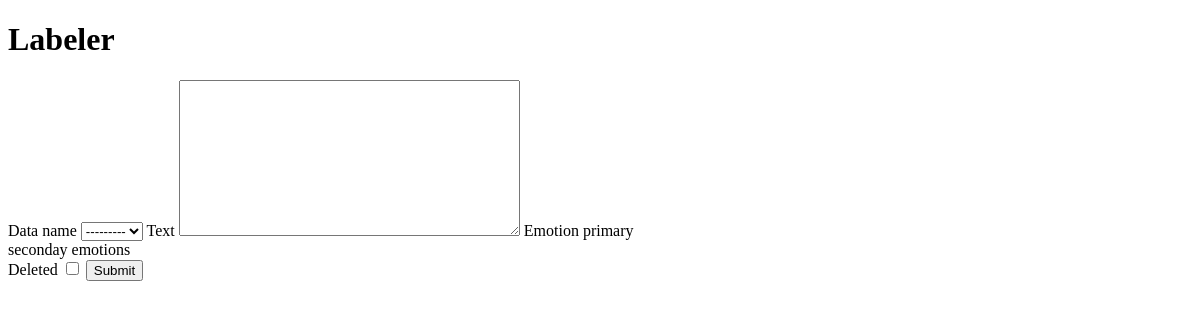
The app's page /, older data.
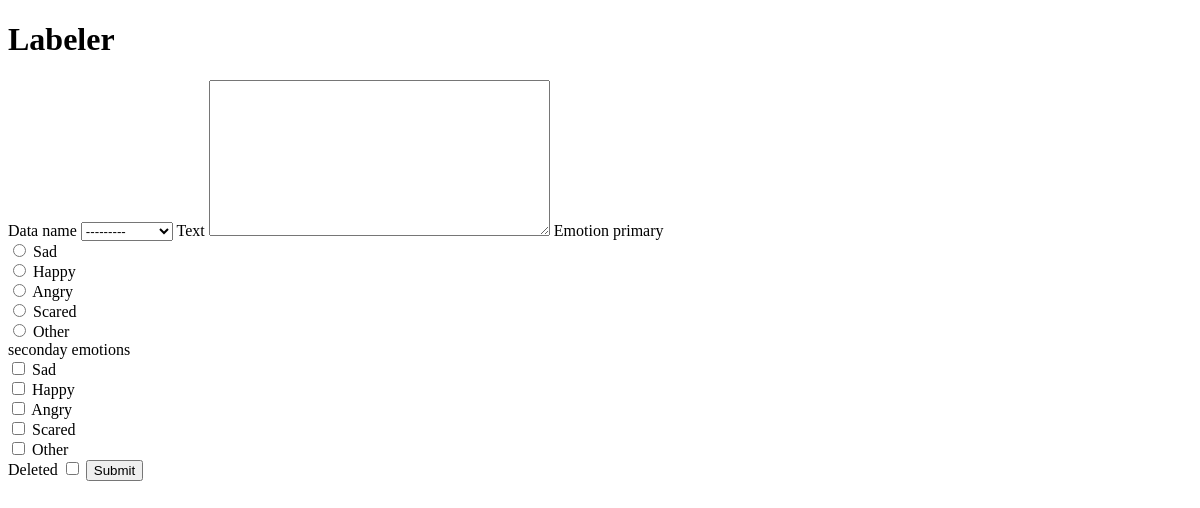
The same page, newer data.
### mainapp/models.py (models this page shows)
class DataName(models.Model):
    data_name = models.CharField(max_length=50, unique=True)
    def __str__(self):
        return f"{self.data_name}"

### mainapp/views.py (the view)
# urls.py: path("", views.DataRowView.as_view()),
class DataRowView(CreateView):
    model = DataText
    form_class = DataRow
    template_name = 'mainapp/data_row.html'
    success_url = reverse_lazy('nima')

### mainapp/forms.py
class DataRow(forms.ModelForm):
    emotion_primary = forms.ChoiceField(
        choices=emotions,
        widget=forms.RadioSelect()
    )
    emotion_secondary = forms.ModelMultipleChoiceField(
        label='seconday emotions',
        queryset=EmotionText.objects.all(),
        widget=forms.CheckboxSelectMultiple()
    )
    class Meta:
        model = DataText
        fields = '__all__'

### mainapp/models.py (called while the page is built)
    def __str__(self):
        return f"{self.emotion_name}"

### mainapp/templates/mainapp/data_row.html (shortened to what this page needs)
{% extends 'base.html' %}
{% block body %}
    <form method='post' >
        {% for field in form %}
            {{field.label}}
            {{field}}
        {% endfor %}
        <input type="submit" value="Submit">
    </form>
{% endblock body %}

### templates/base.html (shortened to what this page needs)
<!DOCTYPE html>
<html>
    <head>
        <link rel="stylesheet" href="">
    </head>
    <body>
        <header id="main-navigation">
            <h1>Labeler</h1>
        </header>
    {% block body%}
    {% endblock %}
    </body>
</html>

Row changes from the older to the newer data that the page shows:
added DataName: form "---------"
Text that changed along with them:
new list line: "☐ Sad ☐ Happy ☐ Angry ☐ Scared ☐ Other Sad Happy Angry Scared Other"
new list line: "☐ ☐ ☐ ☐ ☐ Sad Happy Angry Scared Other"
